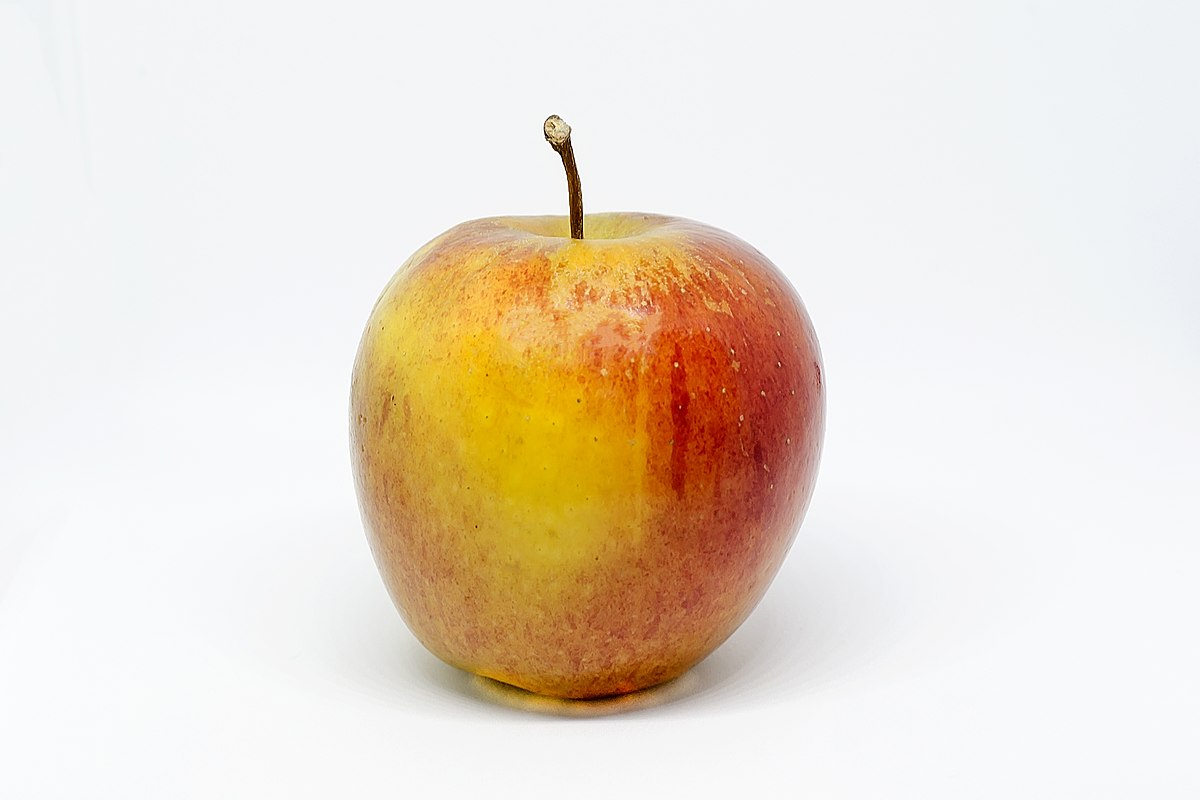
#> input picture Image Matching/images/apple.jpg, 1200 x 800 px, given in place of lena_color.gif, which was not available
$ jupyter execute --allow-errors Codes.ipynb   (text cells are left out)
#> lines starting #> are read from the running program, lines starting #| are printed output that depends on the picture; after the words box and inside, x2 and y2 are one past the last pixel; in counts of white or black regions, pixels touching at a corner belong together; pictures that were not available may be replaced by others from this repository, and a replacement may not be noted
[cell 1]
#1. read image
#2. grayscaling
#3. thresholding
#4. negative transformation
#5. histogram equalization

import numpy as np
import cv2
from matplotlib import pyplot as plt

#Converting GIF to JPEG
gif = cv2.VideoCapture('lena_color.gif')
ret, frame = gif.read()
#> frame is the input picture: shape (800, 1200, 3); mean B, G, R 208, 222, 234
cv2.imwrite('lena_color.jpeg', frame)

img = cv2.imread('lena_color.jpeg')

#Grayscaling
grayscale = cv2.cvtColor(img, cv2.COLOR_BGR2GRAY)

#Thresholding
ret,thresh1 = cv2.threshold(grayscale,127,255,cv2.THRESH_BINARY)
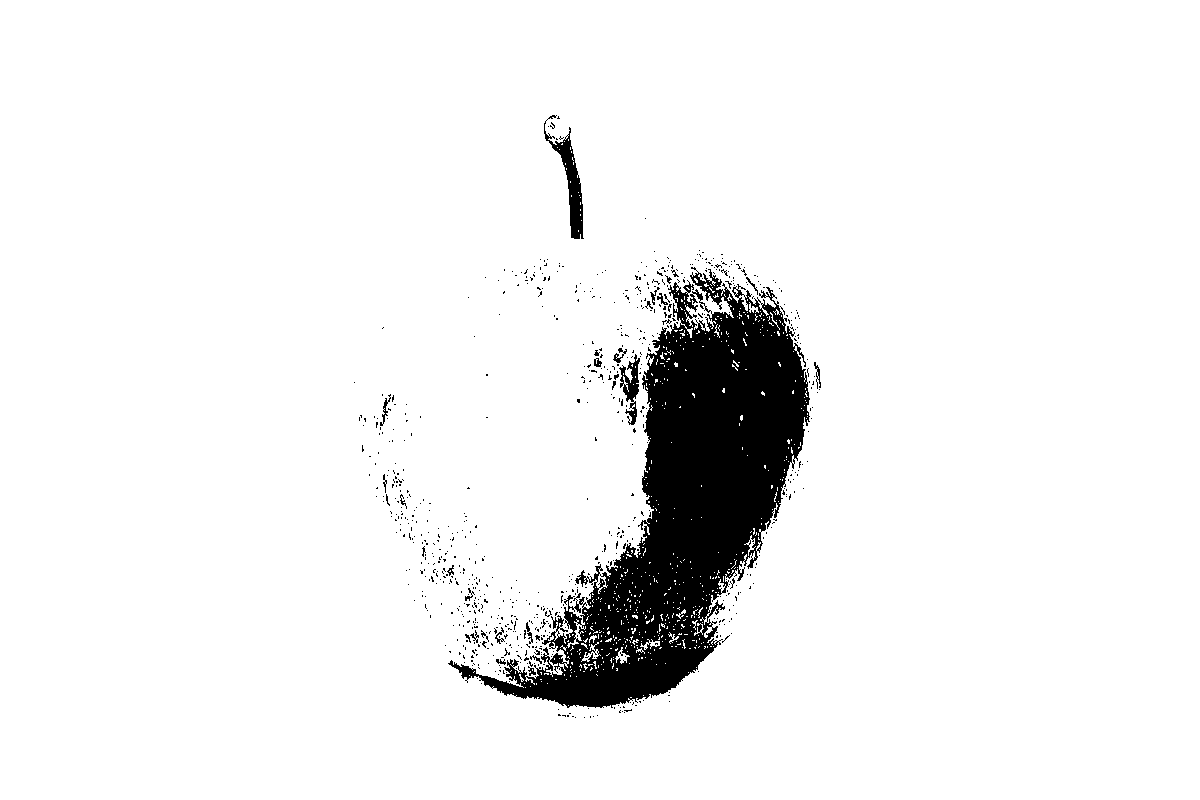
#> thresh1: shape (800, 1200); 93.7% white; 790 black regions (761 under 20 px), largest, box (x1, y1, x2, y2) and area: (448, 267, 810, 708) 55443, (544, 115, 584, 239) 1360, (619, 354, 640, 425) 621
ret,thresh2 = cv2.threshold(grayscale,127,255,cv2.THRESH_BINARY_INV)
ret,thresh3 = cv2.threshold(grayscale,127,255,cv2.THRESH_TRUNC)
ret,thresh4 = cv2.threshold(grayscale,127,255,cv2.THRESH_TOZERO)
ret,thresh5 = cv2.threshold(grayscale,127,255,cv2.THRESH_TOZERO_INV)

#Negative Transformation
neg_img = cv2.bitwise_not(img)

#histogram equalization
h_equ = cv2.equalizeHist(grayscale)
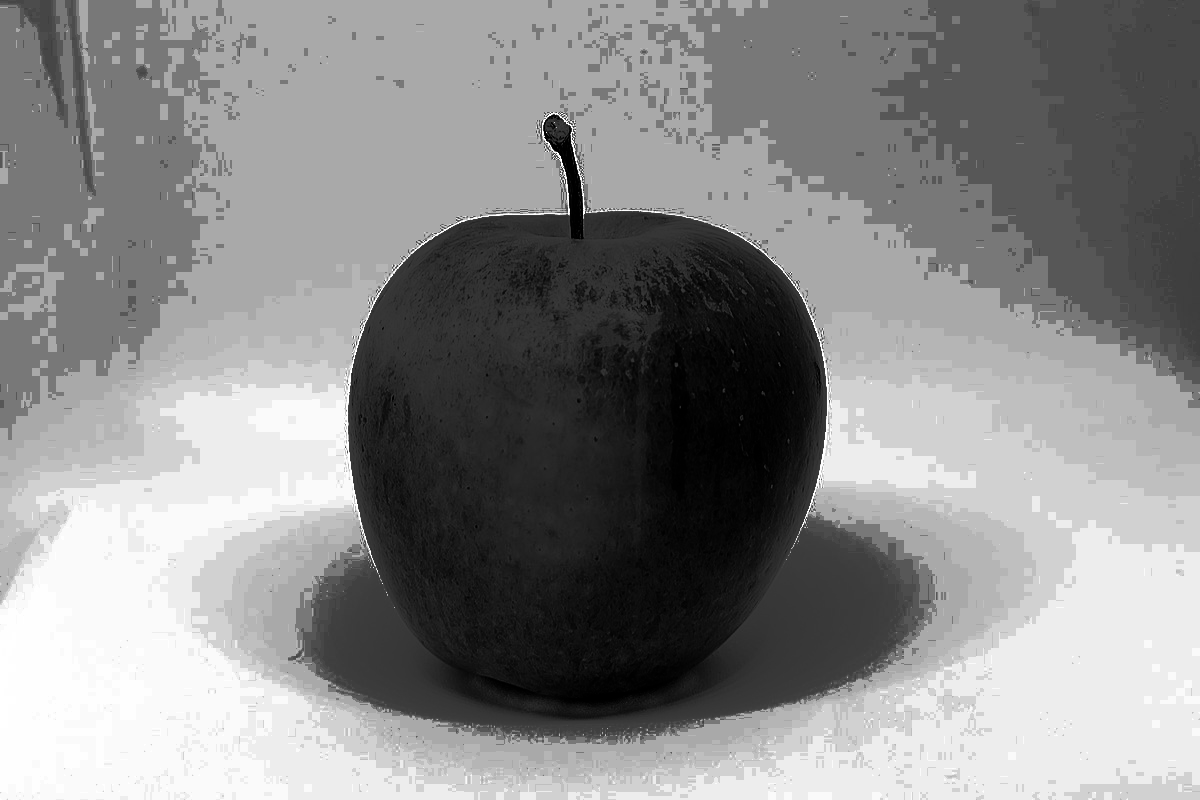
#> h_equ: shape (800, 1200); min 0, max 255, mean 137.6

#display results
cv2.imshow('Original', img)

cv2.imshow('Grayscale', grayscale)

cv2.imshow('Binary Threshold', thresh1)
cv2.imshow('Binary Inverse Threshold', thresh2)
cv2.imshow('Trunc Threshold', thresh3)
cv2.imshow('ToZero Threshold', thresh4)
cv2.imshow('ToZero Inverse Threshold', thresh5)

cv2.imshow('Negative Transformation', neg_img)

cv2.imshow('Histogram Equalization', h_equ)

cv2.waitKey(0)
cv2.destroyAllWindows()

[cell 2]
import numpy as np
import cv2
from matplotlib import pyplot as plt
img = cv2.imread('Sydney-Opera-House.jpg')
#> (the rest of this cell did not finish here and is left out)

[cell 3]
import cv2
import matplotlib.pyplot as plt
import numpy as np

#1. load image
img = cv2.imread('checkerboard_101.png')
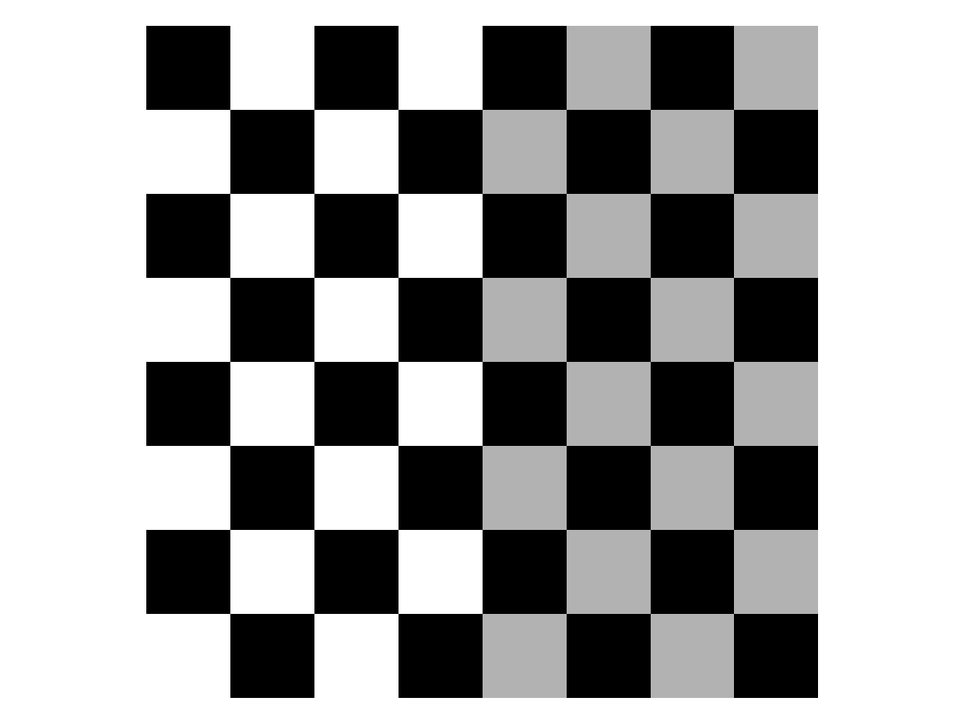
#> input picture Feature Detector/checkerboard_101.png, 970 x 727 px, shrunk from 1200 x 900 before the run, found by its file name
#> img is the input picture: shape (727, 970, 3); min 0, max 255, mean 161.1

#2. convert to greyscale dan float 32
img_gray = cv2.cvtColor(img, cv2.COLOR_BGR2GRAY)

img_gray = np.float32(img_gray)

#3. call function
harris_result = cv2.cornerHarris(img_gray, 2, 5, 0.04)
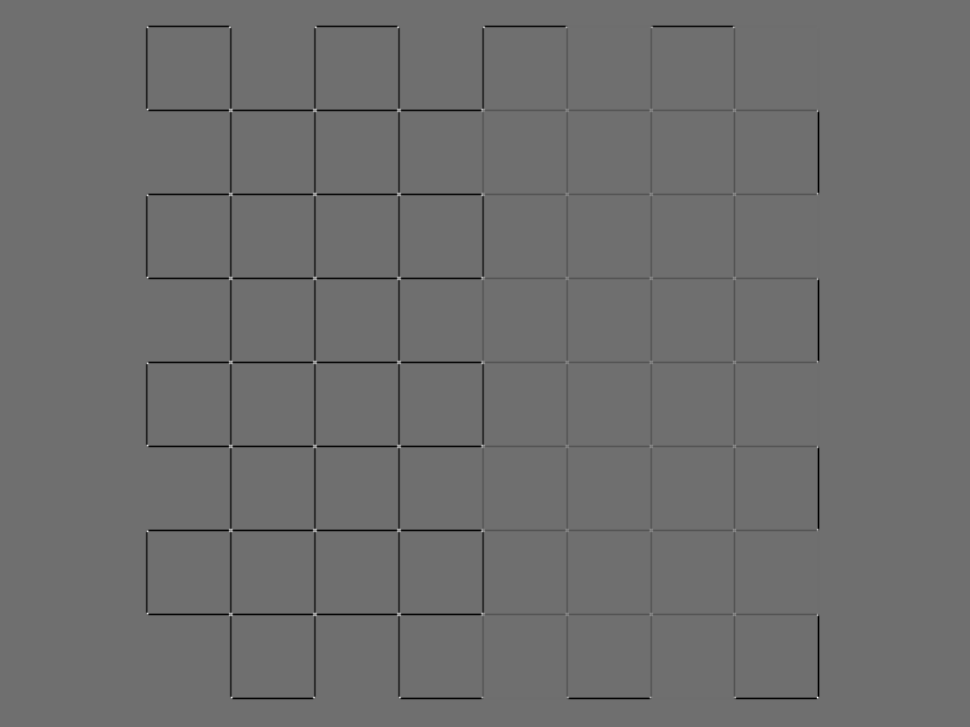
#> harris_result: shape (727, 970) float32; min -1.27e+10, max 1.64e+10, mean -169269456; drawn with min black and max white

without_subpix = img.copy()
without_subpix[harris_result > 0.01*harris_result.max()] = [0,0,255]
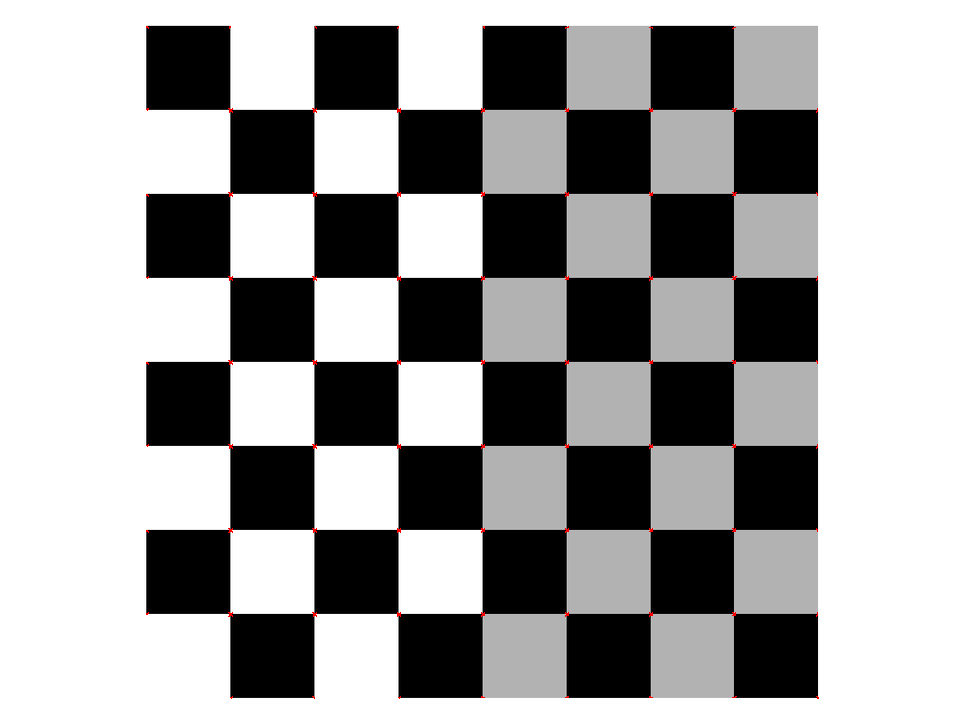
#> without_subpix: shape (727, 970, 3); 0.13% of pixels changed, all inside (x1, y1, x2, y2) = (146, 26, 819, 699)
without_subpix = cv2.cvtColor(without_subpix, cv2.COLOR_BGR2RGB)
plt.imshow(without_subpix)
plt.show()
